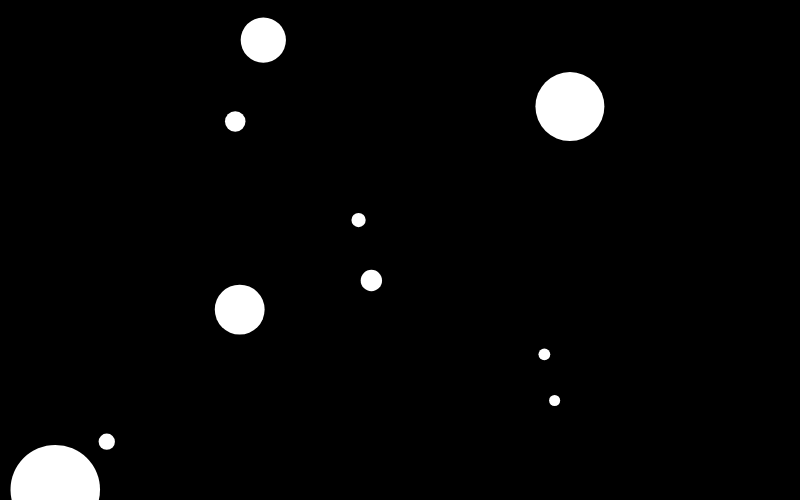
Frame 1 (no input)
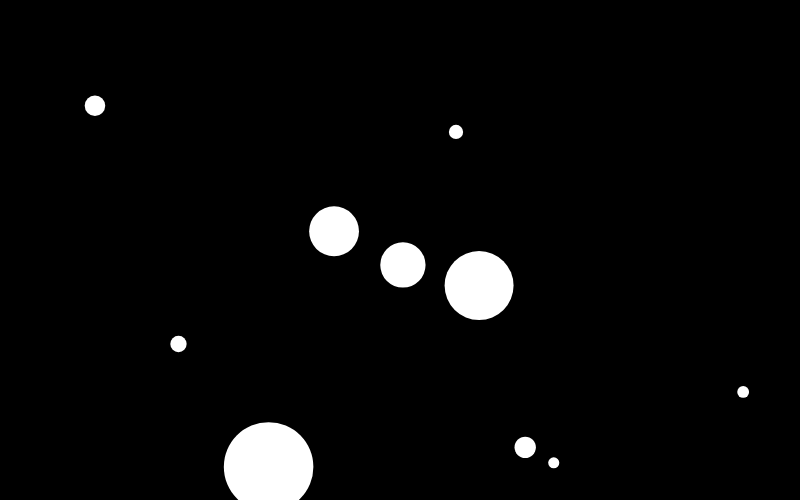
Frame 60 (no input)
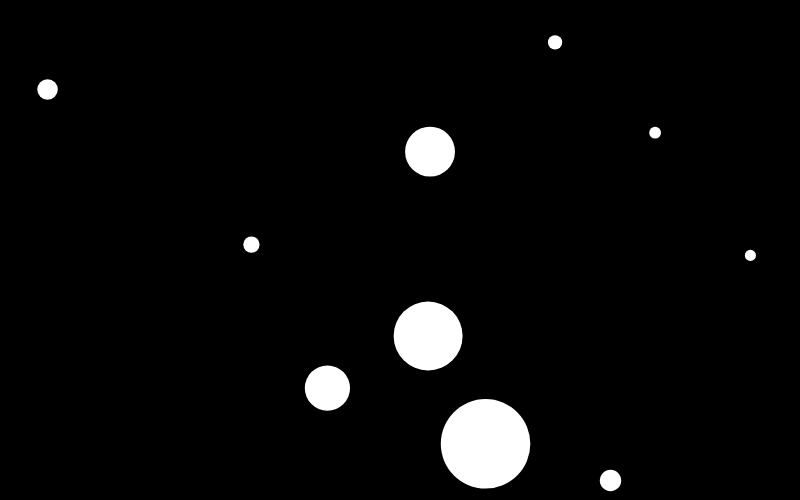
Frame 120 (the mouse pressed at the canvas centre since frame 60)

The p5.js sketch that drew these frames (run headless with seeded random() and noise() and a simulated clock; from frame 60 on, the mouse is pressed at the canvas centre):

// p5.js sketch
// ── sketch.js
var particles = [];


function setup() {
  createCanvas(800, 500);
  background(0);

  for (var i = 0; i < 10; i++) {
    particles.push(new Particle(random(width), random(height), random(1, 15))); // (x,y,mass)
    particles[i].vel = createVector(random(-5, 5), random(-5, 5));
  }
}


function draw() {
  background(0);

  for (var a = 0; a < particles.length; a++) {
    for (var b = 0; b < particles.length; b++) {
      if (a != b) {
        particles[a].checkCollision(particles[b]);
      }
    }
    particles[a].update();
    particles[a].checkEdges();
    particles[a].display();
  }
}
// ── Particle.js
"use strict";

var coRestitution = 0.98;

class Particle {
  constructor(x, y, m) {
    this.pos = createVector(x, y);
    this.vel = createVector(0, 0);
    this.acc = createVector(0, 0);
    this.mass = m;
    this.rad = 3 * this.mass;
    this.color = color(255);
  }
  applyForce(f) {
    f.div(this.mass);
    this.acc.add(f);
  }
  checkCollision(other) {
    var distance = this.pos.dist(other.pos);
    if (distance < this.rad + other.rad) {
      // this
      var force = p5.Vector.sub(other.pos, this.pos);
      force.normalize();
      force.mult(-1);
      force.mult(other.vel.mag());
      this.applyForce(force);
      this.vel.mult(coRestitution);
      // other
      var force = p5.Vector.sub(this.pos, other.pos);
      force.normalize();
      force.mult(-1);
      force.mult(this.vel.mag());
      other.applyForce(force);
      other.vel.mult(coRestitution);
    }
  }
  checkEdges() {
    if (this.pos.x < 0) {
      this.pos.x = 0;
      this.vel.x = -this.vel.x;
    } else if (this.pos.x > width) {
      this.pos.x = width;
      this.vel.x = -this.vel.x;
    }
    if (this.pos.y < 0) {
      this.pos.y = 0;
      this.vel.y = -this.vel.y;
    } else if (this.pos.y > height) {
      this.pos.y = height;
      this.vel.y = -this.vel.y;
    }
  }
  update() {
    this.vel.add(this.acc);
    this.pos.add(this.vel);
    this.acc.mult(0);
  }
  display() {
    push();
    translate(this.pos.x, this.pos.y);
    noStroke();
    fill(this.color);
    ellipse(0, 0, this.rad * 2, this.rad * 2);
    pop();
  }
}
